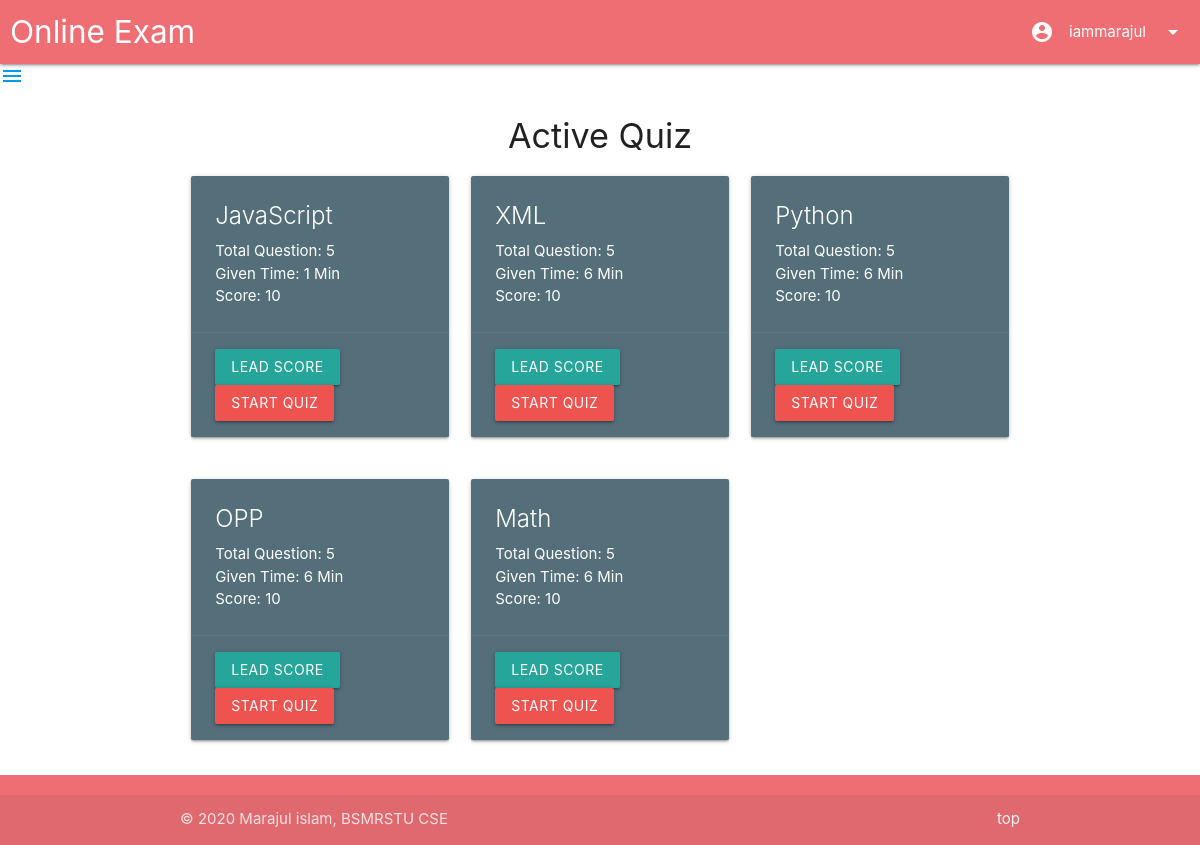
Screenshot of /DashBoard/dash.php (signed in) with the database file from the repository.
### tables this page shows
CREATE TABLE `user` (
  `user_id` int(10) NOT NULL,
  `first_name` varchar(50) NOT NULL,
  `last_name` varchar(50) NOT NULL,
  `user_name` varchar(50) NOT NULL,
  `email` varchar(50) NOT NULL,
  `pass` varchar(50) NOT NULL
);

CREATE TABLE `quiz` (
  `quiz_id` int(10) NOT NULL,
  `quiz_name` varchar(50) NOT NULL,
  `quiz_duration` int(10) NOT NULL,
  `quiz_q_nb` int(10) NOT NULL,
  `quiz_st` int(10) NOT NULL,
  `quiz_et` int(10) NOT NULL,
  `quiz_marks` int(10) NOT NULL
);

### DashBoard/dash.php (the view, shortened to what this page needs)
<?php
  include("../include/connection.php");
  $time=time();
  $sql1="SELECT * FROM quiz WHERE quiz_st<=$time and quiz_et>$time;";
  $res=$conn->query($sql1);
?>
<!DOCTYPE html>
<html>
<head>
    <link rel="stylesheet" href="https://cdnjs.cloudflare.com/ajax/libs/materialize/1.0.0/css/materialize.min.css">
</head>
<body>
  <?php
    include('../include/navbar.php');
  ?>
  <div id="con" class="container">
    <h4 class="center">Active Quiz</h4>
      <?php
        $cnt=0;
        $ab=0;
        while($row = $res->fetch_assoc()) {
            if($cnt%3==0) {echo "<div class='row'>";$ab++;}
            echo "<div class='col s16 m4'>";
            echo "<div class='card blue-grey darken-1'>";
            echo "<div class='card-content white-text'>";
            echo "<span class='card-title'>".$row['quiz_name']."</span>";
            echo "<p>Total Question: ".$row['quiz_q_nb']."<br>Given Time: ".$row['quiz_duration']." Min <br>Score: ".$row['quiz_marks']." </p>";
            echo "</div> <div class='card-action'>";
            echo "<a class='waves-effect waves-light btn' href='lederboard.php?id=".$row['quiz_id']."'>Lead Score</a>
                  <a class='waves-effect waves-light btn red lighten-1' href='quizpage.php?id=".$row['quiz_id']."'>Start Quiz</a>
                  </div></div></div>";
            if($cnt%3==2) {echo "</div>";$ab--;}
            $cnt++;
        }
        if($ab) echo "</div>";
      ?>
  </div>
  <?php
    include('../include/footer.php');
  ?>
</body>
</html>

### include/navbar.php (shortened to what this page needs)
<?php
  include("../include/connection.php");
  $user_id=$_SESSION['un'];
  $sql1="SELECT * FROM user WHERE user_id='$user_id'";
  $a=$conn->query($sql1);
  $row = $a->fetch_assoc();
  $name=$row['user_name'];
?>
<!DOCTYPE html>
<html>
<head>
    <link rel="stylesheet" href="https://cdnjs.cloudflare.com/ajax/libs/materialize/1.0.0/css/materialize.min.css">
</head>
<body>
  <nav>
    <div class="nav-wrapper">
      <a href="#" style="padding-left: 10px;" class="brand-logo">Online Exam</a>
      <ul id="nav-mobile" class="right hide-on-med-and-down">
        <li><i class="small material-icons">account_circle</i></li>
        <li><a class="dropdown-button" href="#!" data-target="dropdown1"><?php echo $name;?><i class="material-icons right">arrow_drop_down</i></a></li>
      </ul>
    </div>
  </nav>
  <a href="#" data-target="slide-out" class="sidenav-trigger"><i class="material-icons">menu</i></a>
</body>
</html>

### include/footer.php (shortened to what this page needs)
<!DOCTYPE html>
<html>
<head>
    <link rel="stylesheet" href="https://cdnjs.cloudflare.com/ajax/libs/materialize/1.0.0/css/materialize.min.css">
</head>
<body>
        <footer class="page-footer">
          <div class="footer-copyright">
            <div class="container">
            © 2020 Marajul islam, BSMRSTU CSE
            <a class="grey-text text-lighten-4 right" href="#">top</a>
            </div>
          </div>
        </footer>
       </body>
</html>

### include/footer.php (style rules this page uses)
body { display: flex; min-height: 100vh; flex-direction: column; }

### rows the page displays
user: user_name "iammarajul"
quiz: quiz_name "JavaScript", quiz_q_nb "5", quiz_duration "1", quiz_marks "10"
quiz: quiz_name "XML", quiz_q_nb "5", quiz_duration "6", quiz_marks "10"
quiz: quiz_name "Python", quiz_q_nb "5", quiz_duration "6", quiz_marks "10"
quiz: quiz_name "OPP", quiz_q_nb "5", quiz_duration "6", quiz_marks "10"
quiz: quiz_name "Math", quiz_q_nb "5", quiz_duration "6", quiz_marks "10"
